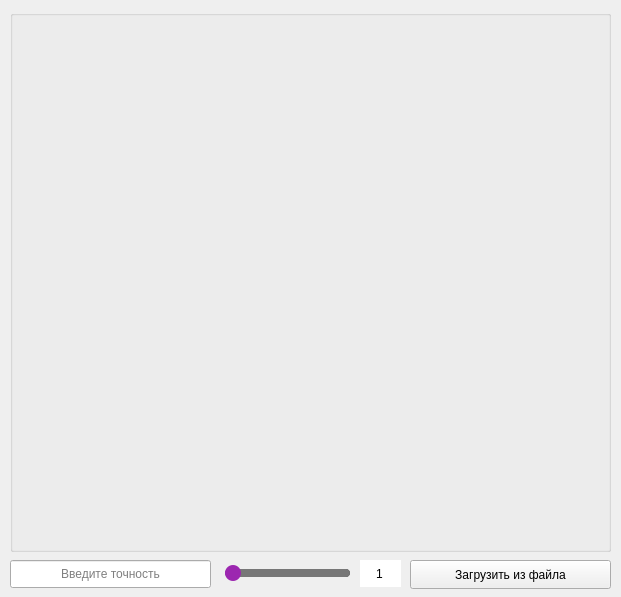
<?xml version="1.0" encoding="UTF-8"?>
<ui version="4.0">
 <class>Form</class>
 <widget class="QWidget" name="Form">
  <property name="geometry">
   <rect>
    <x>0</x>
    <y>0</y>
    <width>621</width>
    <height>597</height>
   </rect>
  </property>
  <property name="windowTitle">
   <string>Form</string>
  </property>
  <property name="styleSheet">
   <string notr="true"/>
  </property>
  <widget class="QPushButton" name="upload_from_file">
   <property name="geometry">
    <rect>
     <x>410</x>
     <y>560</y>
     <width>201</width>
     <height>29</height>
    </rect>
   </property>
   <property name="styleSheet">
    <string notr="true">QPushButton {
    font: 11pt &quot;Consolas&quot;;
}

QPushButton:hover {
    background-color: #1E1E1E;
}</string>
   </property>
   <property name="text">
    <string>Загрузить из файла</string>
   </property>
  </widget>
  <widget class="QGroupBox" name="matrix_box">
   <property name="geometry">
    <rect>
     <x>10</x>
     <y>10</y>
     <width>601</width>
     <height>542</height>
    </rect>
   </property>
   <property name="styleSheet">
    <string notr="true"/>
   </property>
   <property name="title">
    <string/>
   </property>
  </widget>
  <widget class="QGroupBox" name="groupBox_2">
   <property name="geometry">
    <rect>
     <x>215</x>
     <y>558</y>
     <width>144</width>
     <height>31</height>
    </rect>
   </property>
   <property name="styleSheet">
    <string notr="true">border: none;</string>
   </property>
   <property name="title">
    <string/>
   </property>
   <widget class="QSlider" name="slider">
    <property name="geometry">
     <rect>
      <x>10</x>
      <y>0</y>
      <width>125</width>
      <height>30</height>
     </rect>
    </property>
    <property name="styleSheet">
     <string notr="true">QSlider::groove:horizontal {
    background: #444;  /* Темный фон полосы */
    height: 8px;
    border-radius: 4px;
}

QSlider::handle:horizontal {
    background: #9C27B0;  /* Фиолетовый ползунок */
    width: 16px;
    height: 16px;
    margin: -4px 0;
    border-radius: 8px;
}

QSlider::handle:horizontal:hover {
    background: #AB47BC;  /* Светлый фиолетовый при наведении */
}

QSlider::sub-page:horizontal {
    background: #BA68C8; /* Светло-фиолетовая заполненная часть */
    border-radius: 4px;
}

QSlider::add-page:horizontal {
    background: #777; /* Темный серый незаполненной части */
    border-radius: 4px;
}
</string>
    </property>
    <property name="minimum">
     <number>1</number>
    </property>
    <property name="maximum">
     <number>20</number>
    </property>
    <property name="pageStep">
     <number>1</number>
    </property>
    <property name="tracking">
     <bool>true</bool>
    </property>
    <property name="orientation">
     <enum>Qt::Horizontal</enum>
    </property>
   </widget>
  </widget>
  <widget class="QLineEdit" name="slider_value">
   <property name="geometry">
    <rect>
     <x>360</x>
     <y>560</y>
     <width>41</width>
     <height>27</height>
    </rect>
   </property>
   <property name="styleSheet">
    <string notr="true">border: none;
font: 11pt &quot;Consolas&quot;;</string>
   </property>
   <property name="text">
    <string>1</string>
   </property>
   <property name="alignment">
    <set>Qt::AlignCenter</set>
   </property>
   <property name="readOnly">
    <bool>true</bool>
   </property>
  </widget>
  <widget class="QLineEdit" name="accuracy_line">
   <property name="geometry">
    <rect>
     <x>10</x>
     <y>560</y>
     <width>201</width>
     <height>28</height>
    </rect>
   </property>
   <property name="styleSheet">
    <string notr="true">font: 10pt &quot;Consolas&quot;;</string>
   </property>
   <property name="maxLength">
    <number>10</number>
   </property>
   <property name="alignment">
    <set>Qt::AlignCenter</set>
   </property>
   <property name="placeholderText">
    <string>Введите точность</string>
   </property>
  </widget>
 </widget>
 <resources/>
 <connections/>
</ui>
